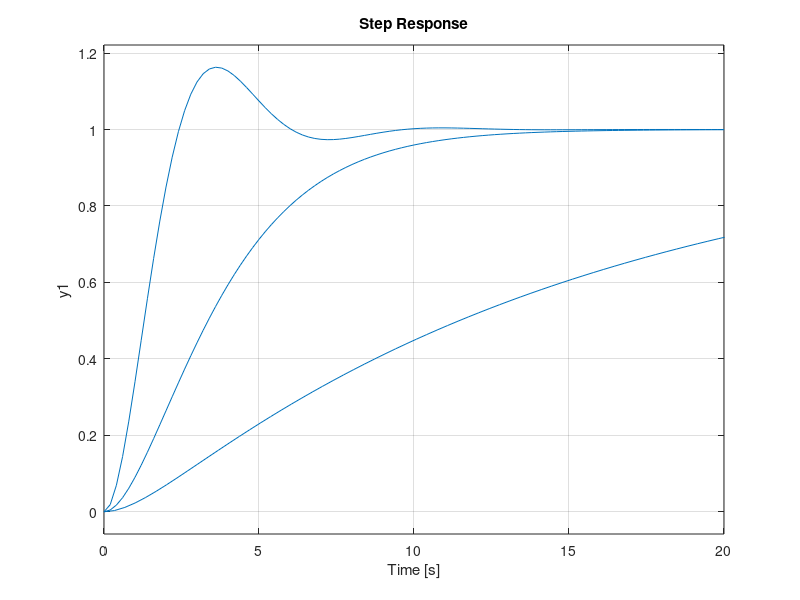

MATLAB code to generate this figure:
clear all;
clc;

k = [1/4, 1/16, 1];
s = tf('s');
w = linspace(0.1, 10, 10000);

for K = k
    M = K / ((s)^2 + s + K);
    step(M);
    hold on;
end